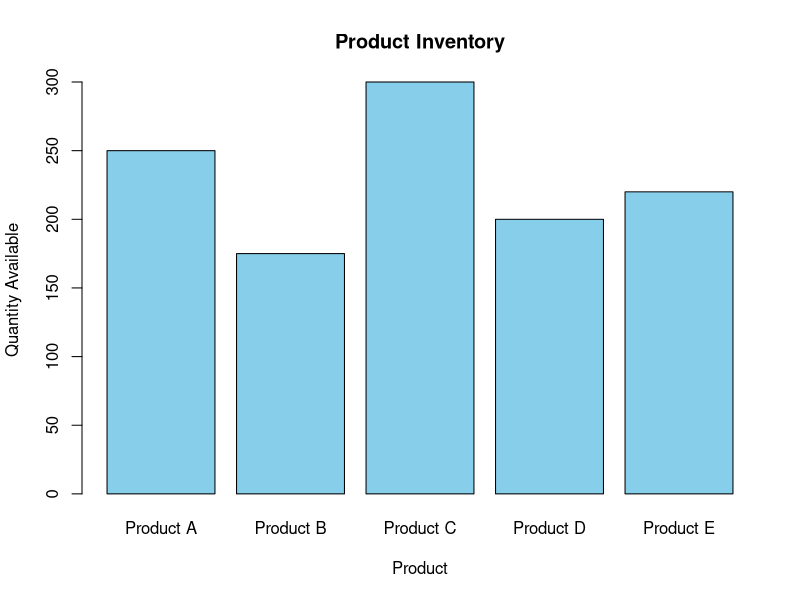
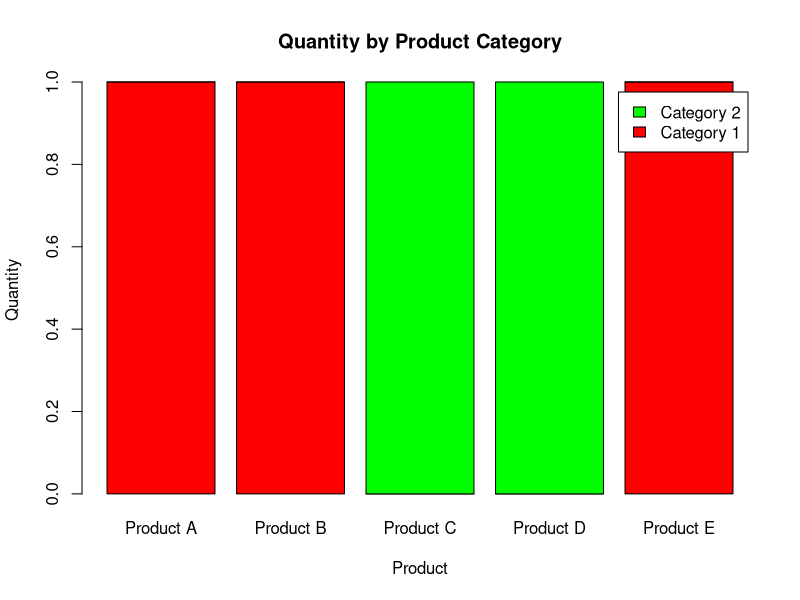
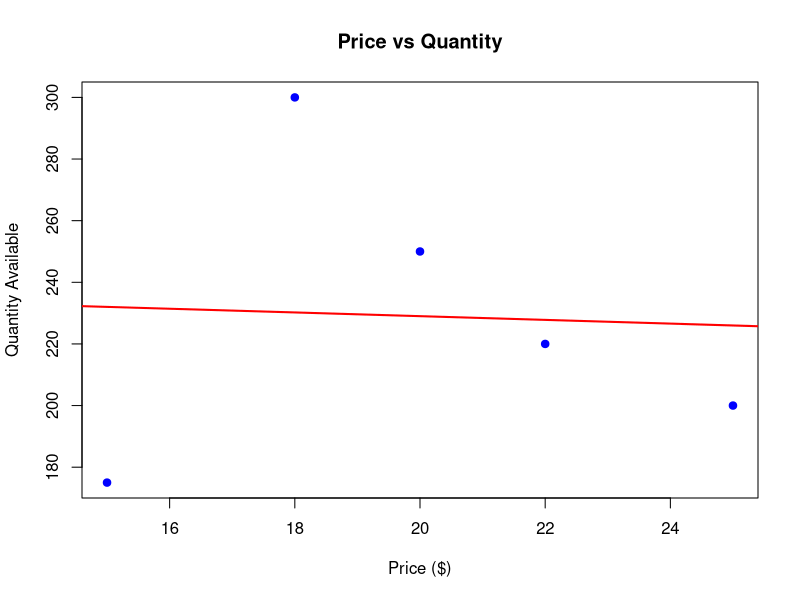

Write R code to recreate these figures, in order.
product <- data.frame(
  ProductID = c(1,2,3,4,5),
  ProductName = c("Product A","Product B","Product C","Product D","Product E"),
  Quantity = c(250,175,300,200,220),
  Price = c(20,15,18,25,22),
  Category = c("Category 1","Category 1","Category 2","Category 2","Category 1")
)

barplot(product$Quantity,
        names.arg = product$ProductName,
        col = "skyblue",
        xlab = "Product",
        ylab = "Quantity Available",
        main = "Product Inventory")

inventory <- table(product$Category, product$ProductName)

barplot(inventory,
        beside = FALSE,
        col = c("red","green"),
        legend = rownames(inventory),
        xlab = "Product",
        ylab = "Quantity",
        main = "Quantity by Product Category")

plot(product$Price,
     product$Quantity,
     pch = 19,
     col = "blue",
     xlab = "Price ($)",
     ylab = "Quantity Available",
     main = "Price vs Quantity")

abline(lm(Quantity ~ Price, data = product),
       col = "red",
       lwd = 2)

cat("\nInsight:\n")
cat("The scatter plot shows the relationship between product price and quantity available.\n")
cat("The trend line indicates that there is no strong relationship between price and available quantity.\n")
